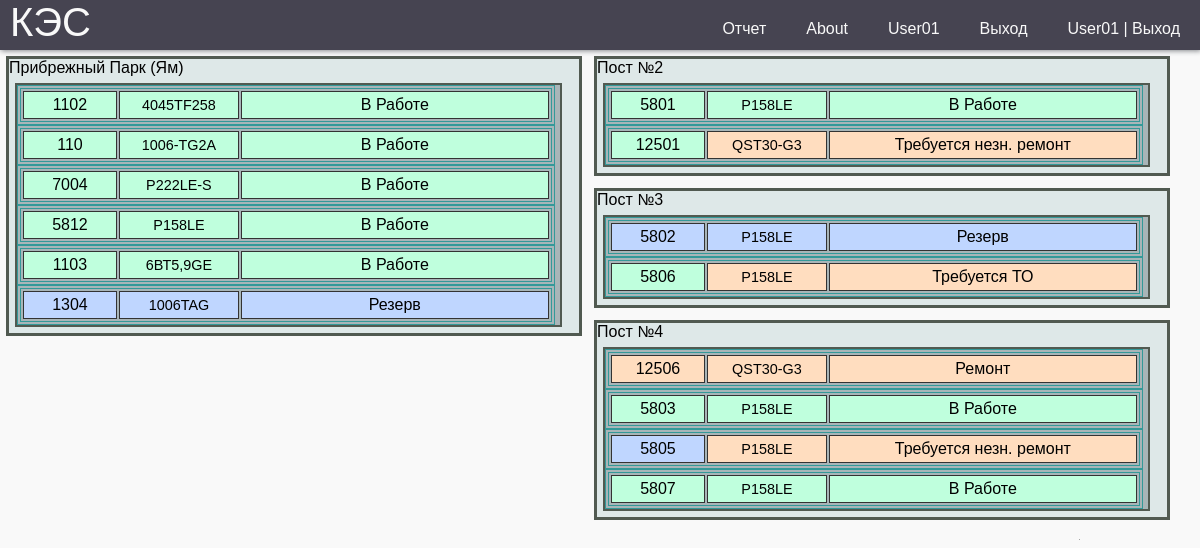
Screenshot of /object_kes/1/ (signed in) with the database file from the repository.
### report/models.py (models this page shows, shortened)
class Location(models.Model):
    name = models.CharField(max_length=30)
    object_kes = models.ForeignKey(ObjectKES, on_delete=models.SET_NULL, null=True)
    operator = models.ForeignKey(get_user_model(),
                               on_delete=models.SET_NULL,
                               related_name='operator_area',
                               null=True, default=None)
    address = models.CharField(max_length=250, blank=True)
    class Meta:
        verbose_name = 'Участок'
        verbose_name_plural = 'Участок'

class CreateDGU(models.Model):
    name = models.CharField(max_length=30, verbose_name="Номер Дгу")
    hours = models.FloatField(null=True, default=0, verbose_name='МотоЧасы')
    maker_dvs = models.ForeignKey(Maker, on_delete=models.SET_NULL, null=True, blank=True, verbose_name="Производитель")
    long_name = models.CharField(max_length=30, null=True, blank=True, verbose_name="Название Дгу")
    post_name = models.ForeignKey(Post, on_delete=models.SET_NULL, null=True, blank=True, verbose_name="Название поста")
    dvs = models.ForeignKey(DVS, on_delete=models.SET_NULL, null=True, blank=True, verbose_name="ДВС")
    alternator = models.ForeignKey(Alternator, on_delete=models.SET_NULL, null=True, blank=True, verbose_name="Генератор")
    location = models.ForeignKey(Location, on_delete=models.SET_NULL, null=True, blank=True, verbose_name="Обьект")
    work = models.BooleanField(default=False, verbose_name='в Работе')
    status = models.ForeignKey(Status, on_delete=models.SET_NULL, null=True, verbose_name="Состояние")
    emkost_nak = models.ForeignKey(TK, on_delete=models.SET_NULL, default=1,
                                   null=True, blank=True, verbose_name="Номер накопительной емкости")
    emkost_pit = models.ForeignKey(Emkost, on_delete=models.SET_NULL, default=1,
                                   null=True, blank=True, verbose_name="Номер питательной емкости")
    pump_meter = models.ForeignKey(Pump_meter, on_delete=models.SET_NULL, default=1,
                                   null=True, blank=True, verbose_name="Счетчик насоса")
    mercury = models.ForeignKey(Mercury, on_delete=models.SET_NULL, null=True, blank=True, default=1,
                                verbose_name="Счетчик меркурий")
    paralel = models.BooleanField(default=False, verbose_name='Паралель')
    koguch = models.BooleanField(default=False, verbose_name='Кожухное Исполнение')
    weight = models.PositiveIntegerField(null=True, blank=True, default=0, verbose_name='Вес кг')
    lsh = models.CharField(max_length=100, null=True, blank=True, verbose_name="Длинна * Ширина * Высота ")
    title = models.CharField(max_length=250, blank=True, verbose_name='Описание  проблем')
    data_to = models.DateField(blank=True, null=True,  verbose_name='Дата последнего ТО')
    motochas_to = models.PositiveIntegerField(null=True, blank=True,  verbose_name='Моточасы последнего ТО')
    interval_to = models.PositiveIntegerField(null=True, blank=True, default=300, verbose_name='Межсервисный интервал')
    nagruzka = models.BooleanField(default=True, verbose_name='Нагрузка')
    active = models.BooleanField(default=True, verbose_name='Активная Нагрузка')
    reactive = models.BooleanField(default=True, verbose_name='Реактивная Нагрузка')
    full_load = models.BooleanField(default=True, verbose_name='Полная Нагрузка')
    l1 = models.BooleanField(default=True, verbose_name='L1')
    l2 = models.BooleanField(default=True, verbose_name='L2')
    l3 = models.BooleanField(default=True, verbose_name='L3')
    voltage = models.BooleanField(default=True, verbose_name='Напряжение')
    frequency = models.BooleanField(default=True, verbose_name='Частота')
    dmasla = models.BooleanField(default=True, verbose_name='Давление масла')
    tog = models.BooleanField(default=True, verbose_name='Темп. Охл. Жидкости')
    akb = models.BooleanField(default=True, verbose_name='АКБ')
    primechanie = models.BooleanField(default=True, verbose_name='Примечания')
    tk_nak = models.BooleanField(default=True, verbose_name='ТК')
    emk_pit = models.BooleanField(default=True, verbose_name='Емкость питательная')
    pump_m = models.BooleanField(default=True, verbose_name='Счетчик Насоса')
    mrc = models.BooleanField(default=False, verbose_name='Меркурий')
    class Meta:
        verbose_name = 'ДГУ'
        verbose_name_plural = 'ДГУ'

class DVS(models.Model):
    model_dvs = models.ForeignKey(DVSmodel, on_delete=models.SET_NULL, blank=True, null=True, verbose_name="ДВС")
    sn = models.CharField(max_length=70, blank=True, verbose_name='Серейный номер')
    engine_hours = models.FloatField(default=0, null=True, verbose_name="Моточасы")
    title = models.CharField(max_length=250, blank=True, verbose_name='Описание')
    class Meta:
        verbose_name = 'ДВС'
        verbose_name_plural = 'ДВС'

class DVSmodel(models.Model):
    model_dvs = models.CharField(blank=True, max_length=30, verbose_name='Модель ДВС')
    maker_dvs = models.ForeignKey(Maker, on_delete=models.SET_NULL, null=True, verbose_name="Производитель")
    power = models.IntegerField(blank=True, verbose_name="Мощьность ДВС")
    cylinders = models.IntegerField(blank=True, verbose_name="Количество цилиндров")
    volume = models.DecimalField(blank=True, null=True, max_digits=5, decimal_places=2,  verbose_name="Объем ДВС")
    weight = models.PositiveIntegerField(null=True, blank=True, default=0, verbose_name='Вес кг')
    title = models.CharField(max_length=250, blank=True, verbose_name='Описание')
    class Meta:
        verbose_name = 'Модель ДВС'
        verbose_name_plural = 'Модель ДВС'

### report/views.py (the view)
# urls.py: path("object_kes/<int:id>/", object_kes, name='object_kes'),
@login_required
def object_kes(request, id):
    dgus = CreateDGU.objects.all()
    location = Location.objects.filter(object_kes=id)
    object_kes = ObjectKES.objects.get(id=id)
    return render(request, "object_kes.html", {'dgus': dgus,
                                               'location': location, 'object_kes': object_kes})

### report/templates/object_kes.html (shortened to what this page needs)
{% extends 'base.html' %}
{% load static %}
{% block css %}
    <link rel="stylesheet" href="{% static 'style/style.css' %}">
    <link rel="stylesheet" href="{% static 'style/style_index.css' %}">
{% endblock css %}
{% block content %}
<main>
    {% for lct in location %}
        <div class="blok_1  inline">
            <p><a href="{% url 'area' lct.id %}">{{ lct.name }}</a></p>
            <div class="blok_3">
                {% for dgu in dgus %}
                    {% if lct.id == dgu.location.id %}
                    <table border="1" width="99%">
                        <tr>
                            {% if dgu.status.id == 2 %}
                                <td class="st1 dgu_status_avar"><a href="{% url 'dgu' dgu.id %}" >{{dgu.name}}</a></td>
                            {% elif  dgu.status.id == 3 %}
                                <td class="st1 dgu_status_rem"><a href="{% url 'dgu' dgu.id %}" >{{dgu.name}}</a></td>
                            {% elif not dgu.work %}
                                <td class="st1 dgu_status_res"><a href="{% url 'dgu' dgu.id %}" >{{dgu.name}}</a></td>
                            {% elif dgu.work %}
                                <td class="st1 dgu_status_rab" ><a href="{% url 'dgu' dgu.id %}" >{{dgu.name}}</a></td>
                            {% endif %}
                            {% if dgu.work and dgu.status.id == 1 %}
                                <td class="st2">{{dgu.dvs.model_dvs.model_dvs}}</td>
                            {% elif not dgu.work and dgu.status.id == 1 %}
                                <td class="st2 dgu_status_res">{{dgu.dvs.model_dvs.model_dvs}}</td>
                            {% elif dgu.status.id == 2 %}
                                <td class="st2 dgu_status_avar">{{dgu.dvs.model_dvs.model_dvs}}</td>
                            {% elif dgu.status.id == 3 %}
                                <td class="st2 dgu_status_rem">{{dgu.dvs.model_dvs.model_dvs}}</td>
                            {% elif dgu.status.id == 4 %}
                                <td class="st2 dgu_status_rem">{{dgu.dvs.model_dvs.model_dvs}}</td>
                            {% elif dgu.status.id == 5 %}
                                <td class="st2 dgu_status_rem">{{dgu.dvs.model_dvs.model_dvs}}</td>
                            {% else %}<td> </td>
                            {% endif %}
                            {% if dgu.work and dgu.status.id == 1 %}
                                <td class="st3">В Работе</td>
                            {% elif not dgu.work and dgu.status.id == 1 %}
                                <td class="st3 dgu_status_res">Резерв</td>
                            {% elif dgu.status.id == 2 %}
                                <td class="st3 dgu_status_avar">Аварийная остановка</td>
                            {% elif dgu.status.id == 3 %}
                                <td class="st3 dgu_status_rem">Ремонт</td>
                            {% elif dgu.status.id == 4 %}
                                <td class="st3 dgu_status_rem">Требуется незн. ремонт</td>
                            {% elif dgu.status.id == 5 %}
                                <td class="st3 dgu_status_rem">Требуется ТО</td>
                            {% else %}<td> </td>
                            {% endif %}
                        </tr></table>
                    {% endif %}
                {% endfor %}
            </div>
        </div>
    {% endfor %}
</main>
{% endblock content %}

### report/templates/base.html (shortened to what this page needs)
<!DOCTYPE html>
{% load static %}
<html lang="ru">
<head>
    {% block css %}{% endblock css %}
</head>
<body>
    <header class="header">
         <a href="{%url 'index'%}" class="logo">КЭС</a>
        <nav class="nav">
            <ul class="menu">
                {% if user.is_authenticated %}
                <li><a href="{%url 'create_dgu'%}">Отчет</a></li>
                <li><a href="#">About</a></li>
                <li><a href="admin/">{{user.username}}</a></li>
                <li><a href="{%url 'users:logout'%}">Выход</a></li>
                <li><a href="{%url 'users:logout'%}">{{user.username}} | Выход</a></li>
                {% else %}
                <li><a href="{%url 'users:login'%}">Авторизация</a></li>
                {% endif %}
            </ul>
        </nav>
    </header>
    {% block content %}{% endblock content %}
</body>
</html>

### report/static/style/style.css (style rules this page uses)
:root { --white: #f9f9f9; --black: #464451; --grey: #85888C; }
* { margin: 0; padding: 0; box-sizing: border-box; }
body { background-color: var(--white); font-family: "Poppins", sans-serif; }
a { text-decoration: none; }
ul { list-style: none; }
.header { background-color: var(--black); box-shadow: 1px 1px 5px 0px var(--grey); position: sticky; top: 0; width: 100%; height: 50px; }
.logo { display: inline-block; color: var(--white); font-size: 40px; margin-left: 10px; }
.nav { width: 100%; height: 100%; position: fixed; background-color: var(--black); overflow: hidden; }
.menu a { display: block; padding: 20px; color: var(--white); }
.nav { max-height: 0; transition: max-height .5s ease-out; }
td, th { margin: 5px; padding: 5px; }
@media (min-width: 768px) { .nav { max-height: 70px; top: 0; position: relative; float: right; width: fit-content; background-color: transparent; } }
@media (min-width: 768px) { .menu li { float: left; } }

### report/static/style/style_index.css (style rules this page uses)
main a { color: #000; }
main a:-webkit-any-link { color: #000; }
.inline { width: 31%; margin: 6px; float: left; }
.blok_1 { background-color: #DEE8E8; border: 3px solid rgb(81, 90, 81); }
.blok_3 { width: 96%; margin: 6px; background-color: rgb(168, 181, 184); border: 2px solid rgb(81, 90, 81); text-align: center; }
table { border: 4px double #399; }
td { background: #BFFFDD; border: 1px solid #333; empty-cells: hide; padding: 4px; }
.st1 { width: 18%; }
.st2 { width: 23%; font-size: 90%; }
.dgu_status_rab { background: #BFFFDD; }
.dgu_status_res { background: #BFD6FF; }
.dgu_status_rem { background: #FFDDBF; }
@media (max-width: 1220px) { .inline { width: 48%; } }

### rows the page displays
Location: name "Прибрежный Парк (Ям)"
CreateDGU: name "1102", dvs.model_dvs.model_dvs "4045TF258", work "В Работе"
CreateDGU: name "110", dvs.model_dvs.model_dvs "1006-TG2A", work "В Работе"
CreateDGU: name "7004", dvs.model_dvs.model_dvs "P222LE-S", work "В Работе"
CreateDGU: name "5812", dvs.model_dvs.model_dvs "Р158LE", work "В Работе"
CreateDGU: name "1103", dvs.model_dvs.model_dvs "6ВТ5,9GE", work "В Работе"
CreateDGU: name "1304", dvs.model_dvs.model_dvs "1006TAG", work "Резерв"
Location: name "Пост №2"
CreateDGU: name "5801", dvs.model_dvs.model_dvs "Р158LE", work "В Работе"
CreateDGU: name "12501", dvs.model_dvs.model_dvs "QST30-G3", work "Требуется незн. ремонт"
Location: name "Пост №3"
CreateDGU: name "5802", dvs.model_dvs.model_dvs "Р158LE", work "Резерв"
CreateDGU: name "5806", dvs.model_dvs.model_dvs "Р158LE", work "Требуется ТО"
Location: name "Пост №4"
CreateDGU: name "12506", dvs.model_dvs.model_dvs "QST30-G3", work "Ремонт"
CreateDGU: name "5803", dvs.model_dvs.model_dvs "Р158LE", work "В Работе"
CreateDGU: name "5805", dvs.model_dvs.model_dvs "Р158LE", work "Требуется незн. ремонт"
CreateDGU: name "5807", dvs.model_dvs.model_dvs "Р158LE", work "В Работе"

### other values shown
{{ user.username }} "User01"
